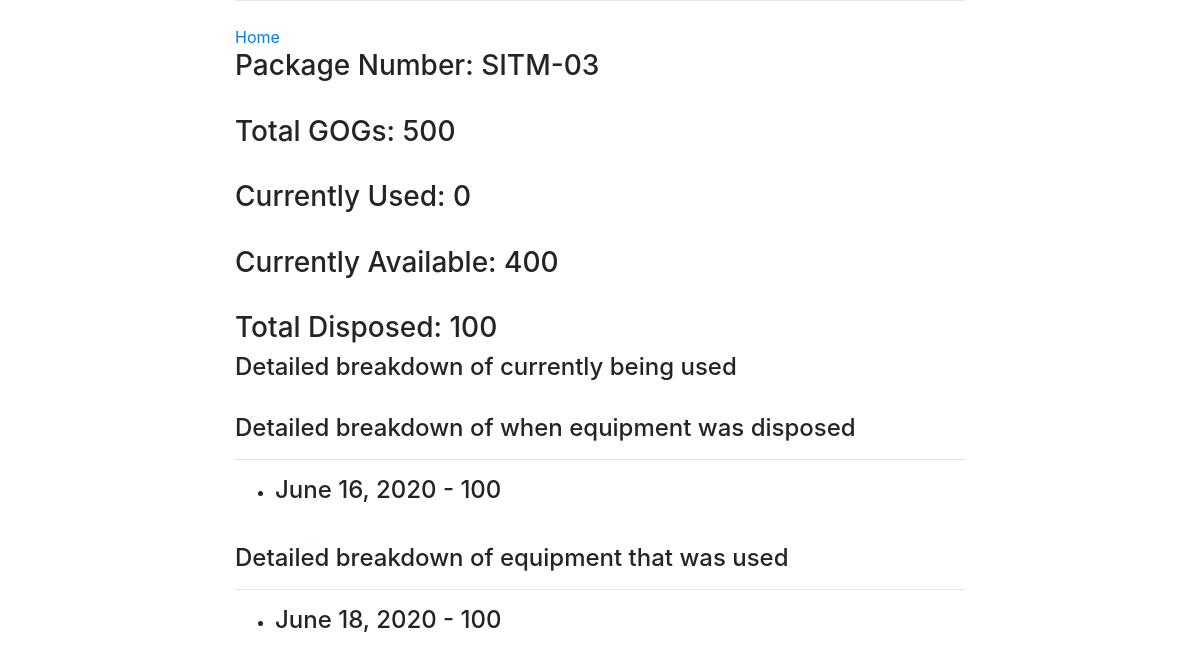
Screenshot of /detailed_equipment/3 (signed in) with the database file from the repository.
### stocks/models.py (models this page shows, shortened)
class Equipment(models.Model):
    MASK = 'MSK'
    GOWN = 'GWN'
    GOGGLE = 'GOG'
    CAP = 'CPS'
    ITEM_NAME_CHOICES = [
        (MASK, 'Mask'),
        (GOWN, 'Gown'),
        (GOGGLE, 'Goggle'),
        (CAP, 'Cap'),
    ]
    GOOD = 'GOOD'
    BAD = 'BAD'
    CONDITION_CHOICES = [
        (GOOD, 'Good'),
        (BAD, 'Bad'),
    ]
    LGU = 'LG'
    DONATION = 'DN'
    SUPPLIER_CHOICES = [
        (LGU, 'Local Government Unit'),
        (DONATION, 'Donation'),
    ]
    package_number = models.CharField(max_length=200, unique=True)
    item_name = models.CharField(
                    max_length=3,
                    choices=ITEM_NAME_CHOICES,
                    default=MASK,
                    )
    qty_per_package = models.IntegerField()
    condition_upon_received = models.CharField(
                    max_length=6,
                    choices=CONDITION_CHOICES,
                    default=GOOD,
                    )
    supplier = models.CharField(
                    max_length=2,
                    choices=SUPPLIER_CHOICES,
                    default=LGU,
                    )
    received_by = models.CharField(max_length=200)
    checked_by = models.CharField(max_length=200)
    date_of_receipt = models.DateField()
    is_deleted = models.BooleanField(default=False)

class DisposedEquipment(models.Model):
    used = models.ForeignKey(Used, on_delete=models.CASCADE, null=True)
    equipment = models.ForeignKey(Equipment, on_delete=models.CASCADE)
    date_disposed = models.DateField(auto_now_add=True)
    qty_to_be_disposed = models.IntegerField()
    is_disposed = models.BooleanField(default=False)

class Used(models.Model):
    equipment = models.ForeignKey(Equipment, on_delete=models.CASCADE)
    date_being_used = models.DateField()
    qty_to_be_used = models.IntegerField()
    is_used = models.BooleanField(default=True)
    class Meta:
        ordering = ['date_being_used']

### stocks/views.py (the view)
# urls.py: path('detailed_equipment/<int:id>', views.detailed_equipment, name='detailed_equipment'),
@login_required
def detailed_equipment(request, id):
    template_name = 'equipment/detailed_equipment.html'
    equipment = Equipment.objects.get(id=id)
    total_used_equipment = Used.objects.all().filter(equipment=id).filter(is_used=True)
    disposed = DisposedEquipment.objects.all().filter(equipment=id)
    not_used_equipment = Used.objects.all().filter(equipment=id).filter(is_used=False)
    total_disposed = 0
    for dis in disposed:
        total_disposed += dis.qty_to_be_disposed
    total_used = 0
    for use in total_used_equipment:
        total_used += use.qty_to_be_used
    total_available = equipment.qty_per_package - total_used - total_disposed
    context = {
        'equipment': equipment,
        'total_used': total_used,
        'total_available': total_available,
        'total_used_equipment': total_used_equipment,
        'total_disposed': total_disposed,
        'disposed': disposed,
        'not_used_equipment': not_used_equipment,
    }
    return render(request, template_name, context=context)

### templates/equipment/detailed_equipment.html (shortened to what this page needs)
{% extends 'base.html' %}
{% block content %}
	<a href="{% url 'home' %}">Home</a>
	<br>
	<h3>Package Number:	{{ equipment.package_number }} </h3>
	<br>
	<h3>Total {{ equipment.item_name }}s:	{{ equipment.qty_per_package }} </h3>
	<br>
	<h3>Currently Used: {{ total_used }}</h3>
	<br>
	<h3>Currently Available: {{ total_available }}</h3>
	<br>
	<h3>Total Disposed: {{ total_disposed }}</h3>
	<h4>Detailed breakdown of currently being used</h4>
	<br>
	<h4>Detailed breakdown of when equipment was disposed</h4>
	{% for dis in disposed %}
	<hr>
		<ul>
			<li>
				<h4>{{ dis.date_disposed}} - {{ dis.qty_to_be_disposed }}</h4>
			</li>
		</ul>
	{% endfor %}
	<br>
	<h4>Detailed breakdown of equipment that was used</h4>
	{% for not_used in not_used_equipment %}
	<hr>
	<ul>
		<li>
					<h4>{{ not_used.date_being_used }} - {{ not_used.qty_to_be_used }}</h4>
		</li>
	</ul>
	{% endfor %}
{% endblock content %}

### rows the page displays
Equipment: package_number "SITM-03", item_name "GOG", qty_per_package "500"
DisposedEquipment: date_disposed "June 16, 2020", qty_to_be_disposed "100"
Used: date_being_used "June 18, 2020", qty_to_be_used "100"

### other values shown
{{ total_used }} "0"
{{ total_available }} "400"
{{ total_disposed }} "100"
